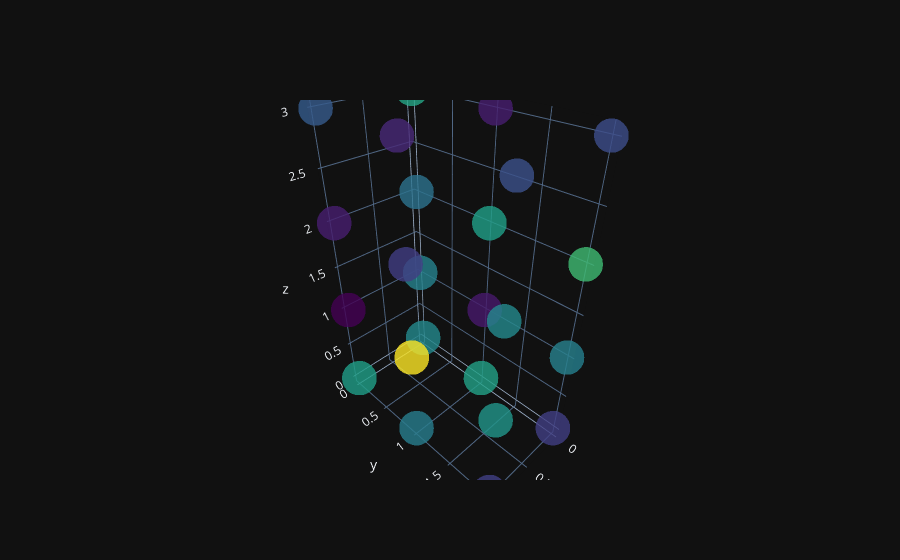

Notebook source saved alongside this figure:
### Code cell
# Create a grid of coordinates
x, y, z = np.mgrid[0:t_np.shape[0], 0:t_np.shape[1], 0:t_np.shape[2]]

# Flatten the arrays for plotting
x = x.flatten()
y = y.flatten()
z = z.flatten()
values = t_np.flatten()

# Create a 3D scatter plot
fig = go.Figure(data=go.Scatter3d(
    x=x,
    y=y,
    z=z,
    mode='markers',
    marker=dict(
        size=12,
        color=values,                # set color to an array/list of desired values
        colorscale='Viridis',   # choose a colorscale
        opacity=0.8
    )
))

# Set the theme to 'plotly_dark'
fig.layout.template = 'plotly_dark'

# Show the plot
fig.show()

### Figure 1 — Plotly figure (JSON) as saved in the notebook; plotly's stock layout.template omitted (floating-point values rounded to 4 significant figures)
{"data": [{"marker": {"color": [0.526, 0.4154, 0.1028, 1.031, 0.9661, -1.317, 0.9141, -1.255, -0.7961, 0.3674, 1.493, -0.564, 0.9278, -1.634, -1.256, -0.3288, 0.3038, 2.923, -0.7982, -1.117, -0.7785, 0.7542, 0.5197, -0.4919], "colorscale": [[0, "#440154"], [0.1111, "#482878"], [0.2222, "#3e4989"], [0.3333, "#31688e"], [0.4444, "#26828e"], [0.5556, "#1f9e89"], [0.6667, "#35b779"], [0.7778, "#6ece58"], [0.8889, "#b5de2b"], [1, "#fde725"]], "opacity": 0.8, "size": 12}, "mode": "markers", "type": "scatter3d", "x": [0, 0, 0, 0, 0, 0, 0, 0, 0, 0, 0, 0, 1, 1, 1, 1, 1, 1, 1, 1, 1, 1, 1, 1], "y": [0, 0, 0, 0, 1, 1, 1, 1, 2, 2, 2, 2, 0, 0, 0, 0, 1, 1, 1, 1, 2, 2, 2, 2], "z": [0, 1, 2, 3, 0, 1, 2, 3, 0, 1, 2, 3, 0, 1, 2, 3, 0, 1, 2, 3, 0, 1, 2, 3]}], "layout": {}}
